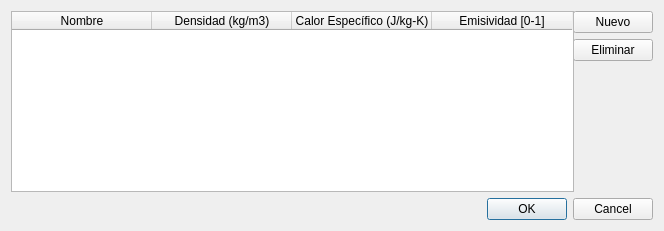
<?xml version="1.0" encoding="UTF-8"?>
<ui version="4.0">
 <class>Dialog</class>
 <widget class="QDialog" name="Dialog">
  <property name="geometry">
   <rect>
    <x>0</x>
    <y>0</y>
    <width>664</width>
    <height>231</height>
   </rect>
  </property>
  <property name="minimumSize">
   <size>
    <width>664</width>
    <height>231</height>
   </size>
  </property>
  <property name="maximumSize">
   <size>
    <width>664</width>
    <height>16777215</height>
   </size>
  </property>
  <property name="windowTitle">
   <string>Agregar Material</string>
  </property>
  <layout class="QVBoxLayout" name="verticalLayout">
   <item>
    <layout class="QGridLayout" name="gridLayout">
     <item row="2" column="1">
      <spacer name="verticalSpacer">
       <property name="orientation">
        <enum>Qt::Orientation::Vertical</enum>
       </property>
       <property name="sizeHint" stdset="0">
        <size>
         <width>20</width>
         <height>40</height>
        </size>
       </property>
      </spacer>
     </item>
     <item row="1" column="1">
      <widget class="QPushButton" name="btn_eliminarMaterial">
       <property name="text">
        <string>Eliminar</string>
       </property>
      </widget>
     </item>
     <item row="0" column="1">
      <widget class="QPushButton" name="btn_agregarMaterial">
       <property name="text">
        <string>Nuevo</string>
       </property>
      </widget>
     </item>
     <item row="0" column="0" rowspan="3">
      <widget class="QTableWidget" name="tab_materiales">
       <property name="minimumSize">
        <size>
         <width>563</width>
         <height>181</height>
        </size>
       </property>
       <property name="maximumSize">
        <size>
         <width>563</width>
         <height>16777215</height>
        </size>
       </property>
       <attribute name="horizontalHeaderDefaultSectionSize">
        <number>140</number>
       </attribute>
       <column>
        <property name="text">
         <string>Nombre</string>
        </property>
       </column>
       <column>
        <property name="text">
         <string>Densidad (kg/m3)</string>
        </property>
       </column>
       <column>
        <property name="text">
         <string>Calor Específico (J/kg-K)</string>
        </property>
       </column>
       <column>
        <property name="text">
         <string>Emisividad [0-1]</string>
        </property>
       </column>
      </widget>
     </item>
    </layout>
   </item>
   <item>
    <widget class="QDialogButtonBox" name="buttonBox">
     <property name="orientation">
      <enum>Qt::Orientation::Horizontal</enum>
     </property>
     <property name="standardButtons">
      <set>QDialogButtonBox::StandardButton::Cancel|QDialogButtonBox::StandardButton::Ok</set>
     </property>
    </widget>
   </item>
  </layout>
 </widget>
 <resources/>
 <connections>
  <connection>
   <sender>buttonBox</sender>
   <signal>accepted()</signal>
   <receiver>Dialog</receiver>
   <slot>accept()</slot>
   <hints>
    <hint type="sourcelabel">
     <x>248</x>
     <y>254</y>
    </hint>
    <hint type="destinationlabel">
     <x>157</x>
     <y>274</y>
    </hint>
   </hints>
  </connection>
  <connection>
   <sender>buttonBox</sender>
   <signal>rejected()</signal>
   <receiver>Dialog</receiver>
   <slot>reject()</slot>
   <hints>
    <hint type="sourcelabel">
     <x>316</x>
     <y>260</y>
    </hint>
    <hint type="destinationlabel">
     <x>286</x>
     <y>274</y>
    </hint>
   </hints>
  </connection>
 </connections>
</ui>
